Frame 1 (no input): blank canvas, image omitted
Frame 60 (no input): blank canvas, image omitted
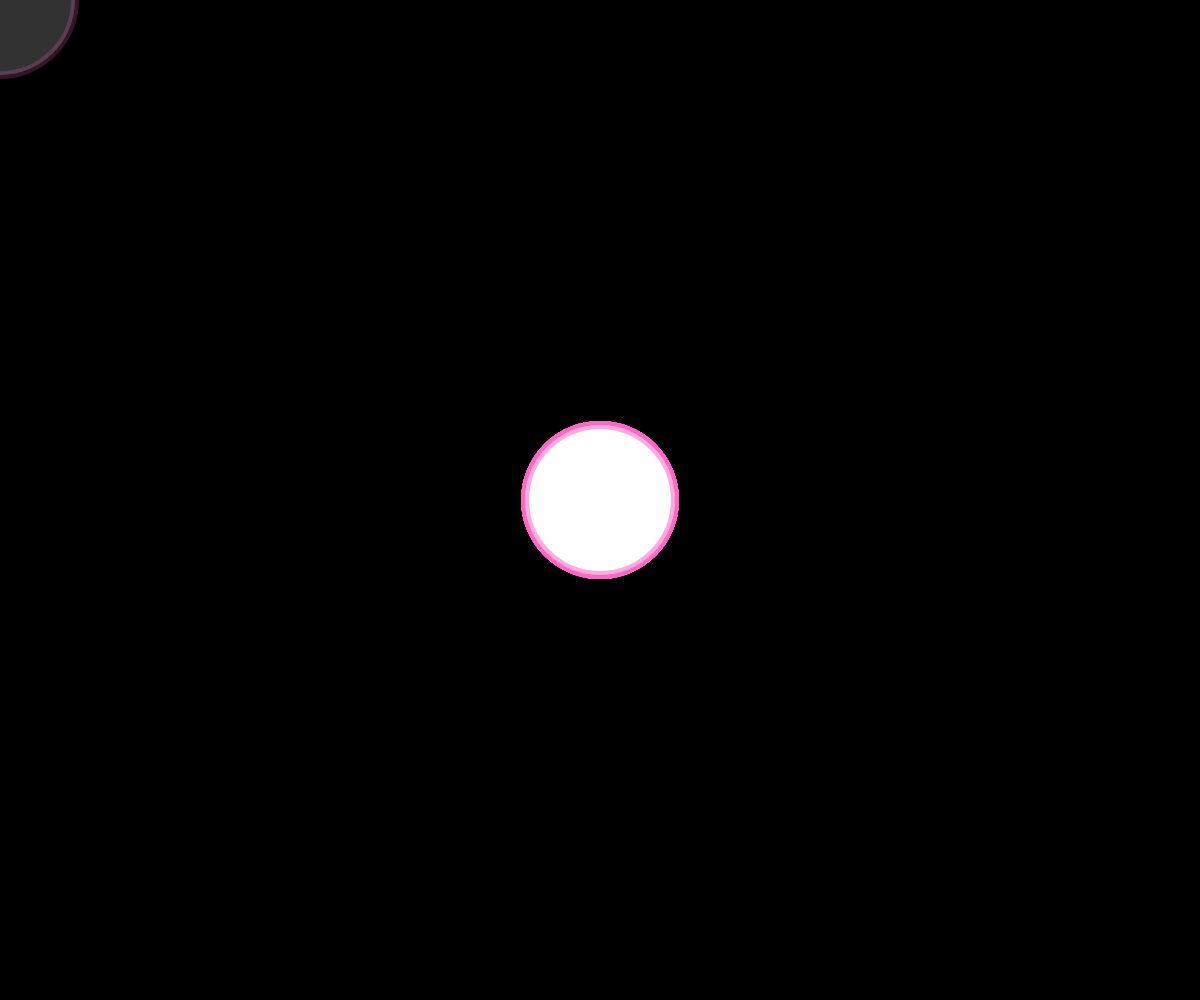
Frame 120 (the mouse pressed at the canvas centre since frame 60)

The p5.js sketch whose frames 1 and 60 were blank and that drew this single picture after the mouse press (run headless with seeded random() and noise() and a simulated clock; from frame 60 on, the mouse is pressed at the canvas centre):

// p5.js sketch
// ── sketch.js
function setup() {
  createCanvas(windowWidth, windowHeight);
  background("black");
  noStroke();
  
}

function draw() {
  fill(255, 255, 255, 50); 
  stroke(255, 110, 199, 50); 
  strokeWeight(8); 
  circle(pmouseX, pmouseY, mouseX/4, mouseY/4);
}

function clearCanvas() {
  background("black");
}

function showHint() {
  let modal = createDiv();
  modal.style('width', '100%');
  modal.style('height', '100%');
  modal.style('background-color', 'rgba(0,0,0,0.5)');
  modal.style('position', 'fixed');
  modal.style('top', '0');
  modal.style('left', '0');
  modal.style('display', 'flex');
  modal.style('justify-content', 'center');
  modal.style('align-items', 'center');

  let text = createDiv('Move your mouse around the canvas to draw.');
  text.parent(modal);
  text.style('color', 'white');
  text.style('font-size', '18px');
  text.style('font-family', 'Courier New');
  text.style('margin', '30px');
  text.style('text-align', 'center'); 
  text.style('display', 'flex');
  text.style('justify-content', 'center');
  text.style('align-items', 'center'); 

  let closeButton = createDiv('X');
  closeButton.parent(modal);
  closeButton.style('font-family', 'Gill Sans');
  closeButton.style('position', 'absolute');
  closeButton.style('top', '10px');
  closeButton.style('right', '14px');
  closeButton.style('color', 'white');
  closeButton.style('font-size', '2em');
  closeButton.style('cursor', 'pointer');

  // Close the modal when the close button is clicked
  closeButton.mouseClicked(() => {
    modal.remove();
  });
}
// ── style.css
html, body {
  margin: 0;
  padding: 0;
}

canvas {
  display: block;
}

.clearButton{
  position: absolute;
  right: 10px;
  bottom: 10px;
  background-color: rgba(0, 0, 0, 0.496);
  box-shadow: rgba(255, 255, 255, 0.411) 0 0 12px;
  color: white;
  border: none;
  font-family: 'Courier New', Courier, monospace;
  font-size: large;
  cursor: pointer;
  border-radius: 5px;
}

.clearButton:hover{
  background-color: rgba(0, 0, 0, 0.588);
  box-shadow: rgba(255, 255, 255, 0.411) 0 0 12px;
  border: white 1px solid;
}

.hintButton{
  position: absolute;
  left: 10px;
  bottom: 10px;
  background-color: rgba(0, 0, 0, 0.496);
  box-shadow: rgba(255, 255, 255, 0.411) 0 0 12px;
  color: white;
  border: none;
  font-family: 'Courier New', Courier, monospace;
  font-size: large;
  cursor: pointer;
  border-radius: 5px;
}

.hintButton:hover{
  background-color: rgba(0, 0, 0, 0.588);
  box-shadow: rgba(255, 255, 255, 0.411) 0 0 12px;
  border: white 1px solid;
}
